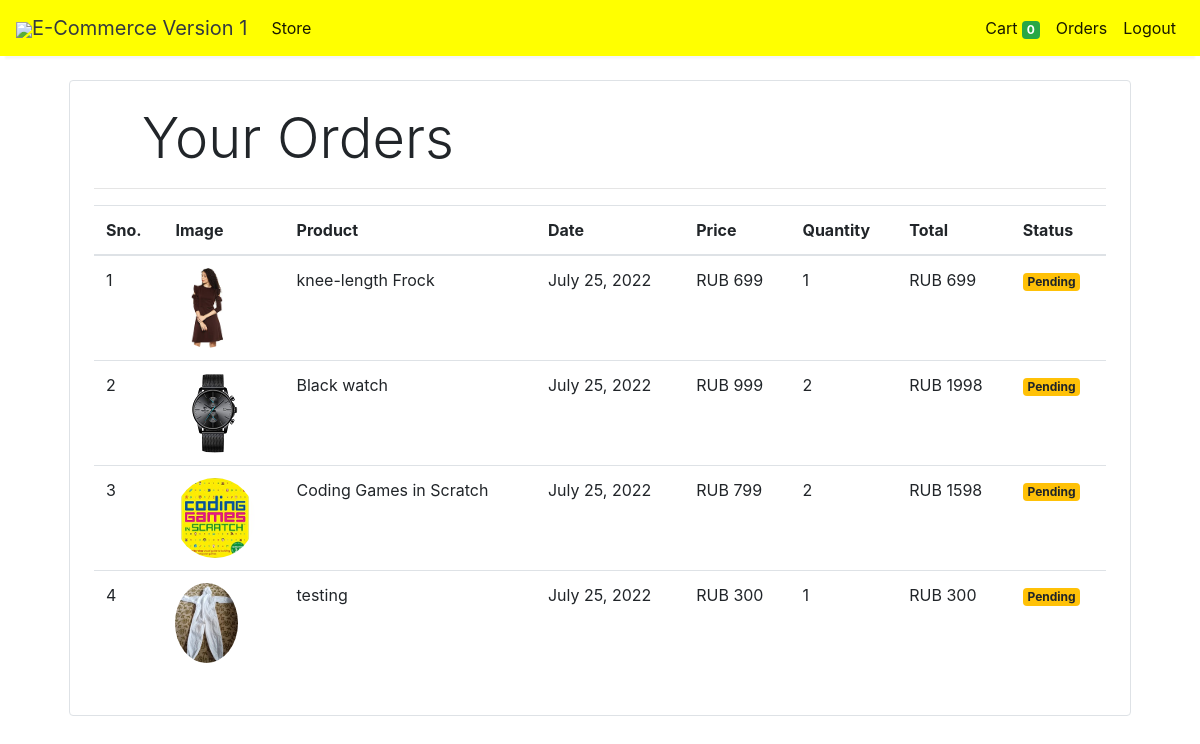
Before: /orders (signed in) with the older database file.
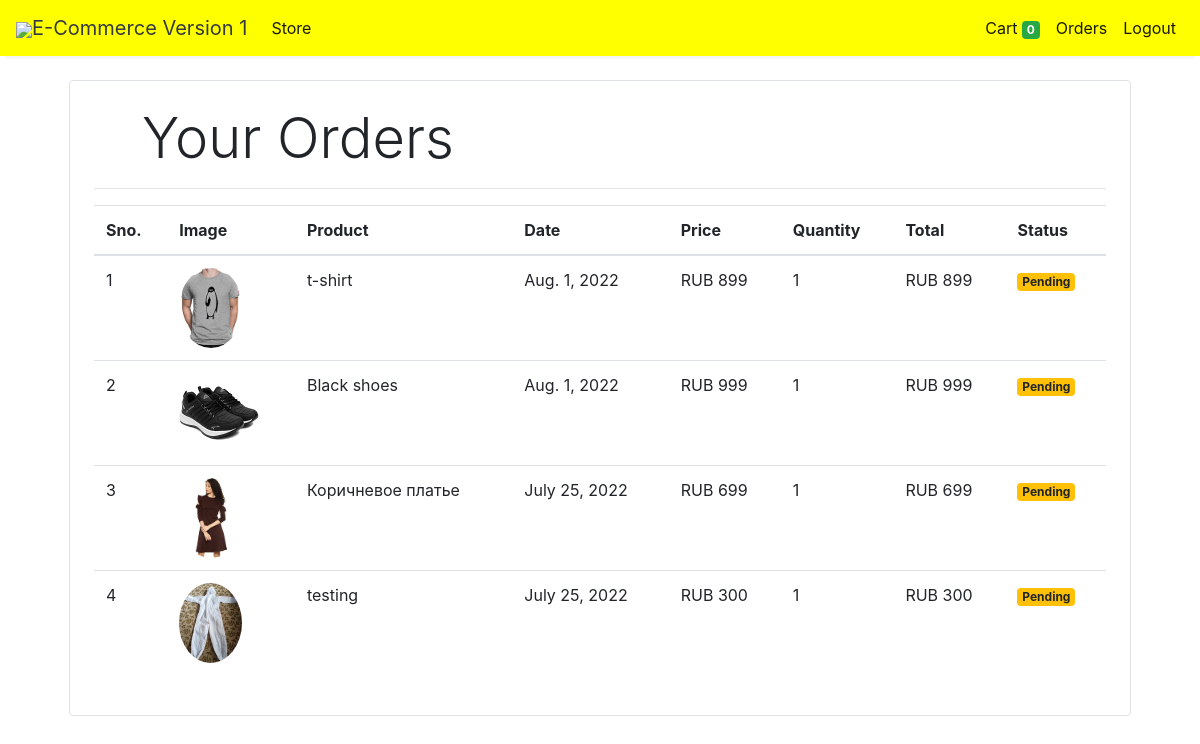
After: the same page with the newer database file.
### store/models/orders.py (models this page shows, shortened)
class Order(models.Model):
    product = models.ForeignKey(Products,
                                on_delete=models.CASCADE)
    customer = models.ForeignKey(Customer,
                                 on_delete=models.CASCADE)
    quantity = models.IntegerField(default=1)
    price = models.IntegerField()
    address = models.CharField (max_length=50, default='', blank=True)
    phone = models.CharField (max_length=50, default='', blank=True)
    date = models.DateField (default=datetime.datetime.today)
    status = models.BooleanField (default=False)
    @staticmethod
    def get_orders_by_customer(customer_id):
        return Order.objects.filter(customer=customer_id).order_by('-date')

### store/models/product.py (models this page shows, shortened)
class Products(models.Model):
    name = models.CharField(max_length=60)
    price= models.IntegerField(default=0)
    category= models.ForeignKey(Category,on_delete=models.CASCADE,default=1 )
    description= models.CharField(max_length=250, default='', blank=True, null= True)
    image= models.ImageField(upload_to='uploads/products/')

### store/middlewares/auth.py (the view)
    def middleware(request):
        print(request.session.get('customer'))
        returnUrl = request.META['PATH_INFO']
        print(request.META['PATH_INFO'])
        if not request.session.get('customer'):
           return redirect(f'login?return_url={returnUrl}')
        response = get_response(request)
        return response

### store/templatetags/custom_filter.py (called while the page is built)
@register.filter(name='currency')
def currency(number):
    return "RUB "+str(number)

@register.filter(name='multiply')
def multiply(number , number1):
    return number * number1

### store/views/orders.py (called while the page is built)
    def get(self , request ):
        customer = request.session.get('customer')
        orders = Order.get_orders_by_customer(customer)
        print(orders)
        return render(request , 'orders.html'  , {'orders' : orders})

### store/templates/orders.html
{% extends 'base.html' %}
{% block content %}
{% load cart %}
{% load custom_filter %}
<div class="container">
   <div class="border rounded p-4 m-4">
        <p class="display-4 pl-4 ml-4">Your Orders</p>
        <hr>
        <table class="table">
            <thead>
                <tr>
                    <th>Sno.</th>
                    <th>Image</th>
                    <th>Product</th>
                    <th>Date</th>
                    <th>Price</th>
                    <th>Quantity</th>
                    <th>Total</th>
                    <th>Status</th>
                </tr>
            </thead>
            <tbody>
                {% for order in orders %}
                <tr>
                    <td>{{forloop.counter}}</td>
                    <td><img style="height: 80px;" class="rounded-circle" src="{{order.product.image.url}}" alt=""></td>
                    <td>{{order.product.name}}</td>
                    <td>{{order.date}}</td>
                    <td>{{order.price|currency}}</td>
                    <td>{{order.quantity}}</td>
                    <td>{{order.quantity|multiply:order.price|currency}}</td>
                    {% if order.status %}
                    <td><small class="badge badge-success">Completed</small></td>
                    {%else%}
                    <td><small class="badge badge-warning">Pending</small></td>
                    {% endif %}
                </tr>
                {% endfor %}
            </tbody>
        </table>
   </div>
</div>
{% endblock %}

Changed rows visible on the page:
removed Order: product.image (picture), product.name "Black watch", date "July 25, 2022", price "RUB 999", quantity "2", quantity|multiply "RUB 1998", status "Pending"
removed Order: product.image (picture), product.name "Coding Games in Scratch", date "July 25, 2022", price "RUB 799", quantity "2", quantity|multiply "RUB 1598", status "Pending"
added Order: product.image (picture), product.name "t-shirt", date "Aug. 1, 2022", price "RUB 899", quantity "1", quantity|multiply "RUB 899", status "Pending"
added Order: product.image (picture), product.name "Black shoes", date "Aug. 1, 2022", price "RUB 999", quantity "1", quantity|multiply "RUB 999", status "Pending"
changed through a linked row, Order "RUB 699": product.name "knee-length Frock" → "Коричневое платье"
